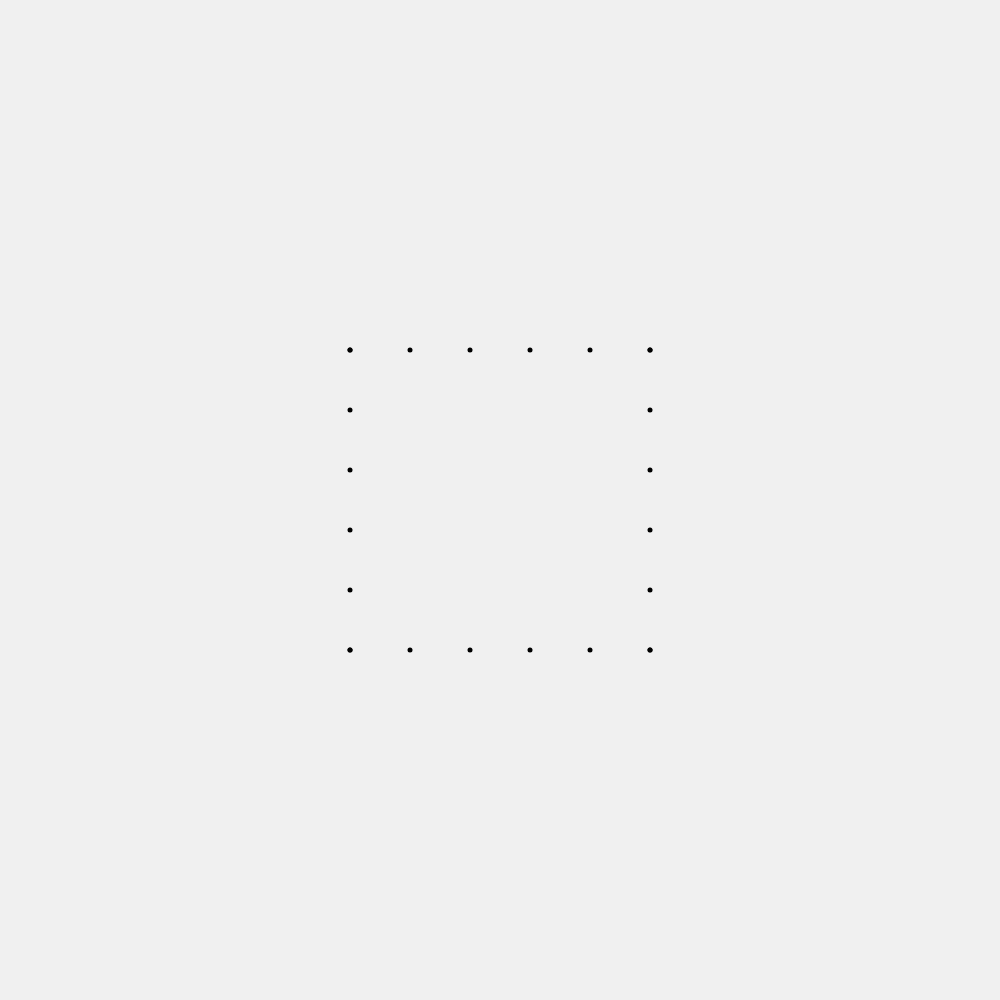
Frame 1 (no input)
Frame 60 (no input): identical to frame 1, image omitted
Frame 120 (the mouse pressed at the canvas centre since frame 60): identical to frame 1, image omitted

The p5.js sketch that drew this single still picture (run headless with seeded random() and noise() and a simulated clock; from frame 60 on, the mouse is pressed at the canvas centre):

// p5.js sketch
// ── sketch.js
let shape;

function setup() {
  createCanvas(1000, 1000);
  let w = 300;
  let h = 300;
  let x = width / 2 - w / 2;
  let y = height / 2 - h / 2;

  shape = new quadShape(x, y, w, h);
}

function draw() {
  background(240);
  stroke(0);
  shape.show();

}

class quadShape {
  constructor(x, y, quadWidth, quadHeight) {
    //origin is top left corner
    this.pos = createVector(x, y);
    this.w = quadWidth;
    this.h = quadHeight;
    this.lines = [];

    this.init();
  }

  init() {
    let amtPoints = 5; //amt points for lerp line (resolution)
    this.lines.push(new LerpLine(this.pos.x, this.pos.y, this.pos.x + this.w, this.pos.y, amtPoints));
    this.lines.push(new LerpLine(this.pos.x + this.w, this.pos.y, this.pos.x + this.w, this.pos.y + this.h, amtPoints));
    this.lines.push(new LerpLine(this.pos.x + this.w, this.pos.y + this.h, this.pos.x, this.pos.y + this.h, amtPoints));
    this.lines.push(new LerpLine(this.pos.x, this.pos.y + this.h, this.pos.x, this.pos.y, amtPoints));
  }

  show() {
    for (let i = 0; i < this.lines.length; i++) {
      let lerpLine = this.lines[i];
      beginShape(POINTS);
      strokeWeight(5);
      lerpLine.show();
      endShape();
    }
  }
}

class LerpLine {
  constructor(x1_, y1_, x2_, y2_, amtPoints_) {
    this.x1 = x1_;
    this.y1 = y1_;
    this.x2 = x2_;
    this.y2 = y2_;
    this.amtPoints = amtPoints_;
  }

  show() {
    for (let i = 0; i <= this.amtPoints; i++) {
      let x = lerp(this.x1, this.x2, i / this.amtPoints);
      let y = lerp(this.y1, this.y2, i / this.amtPoints);
      vertex(x, y);
    }
  }
}
